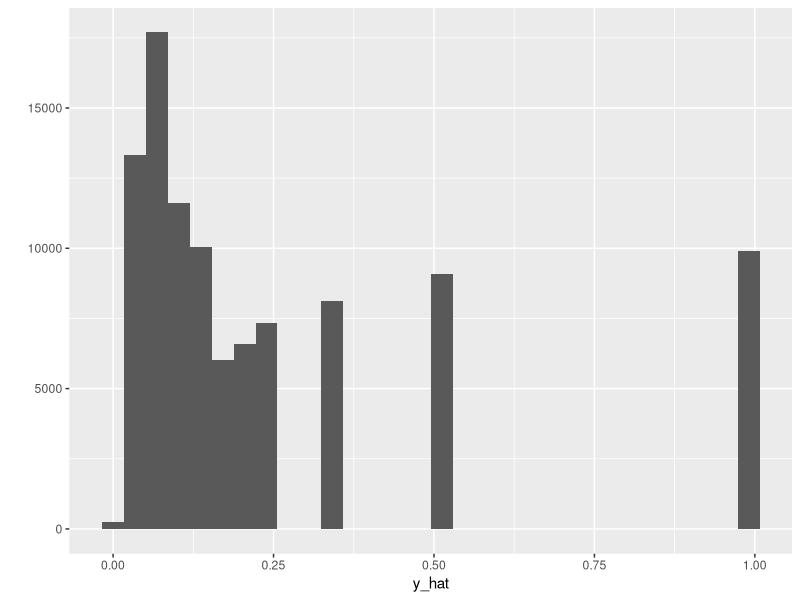
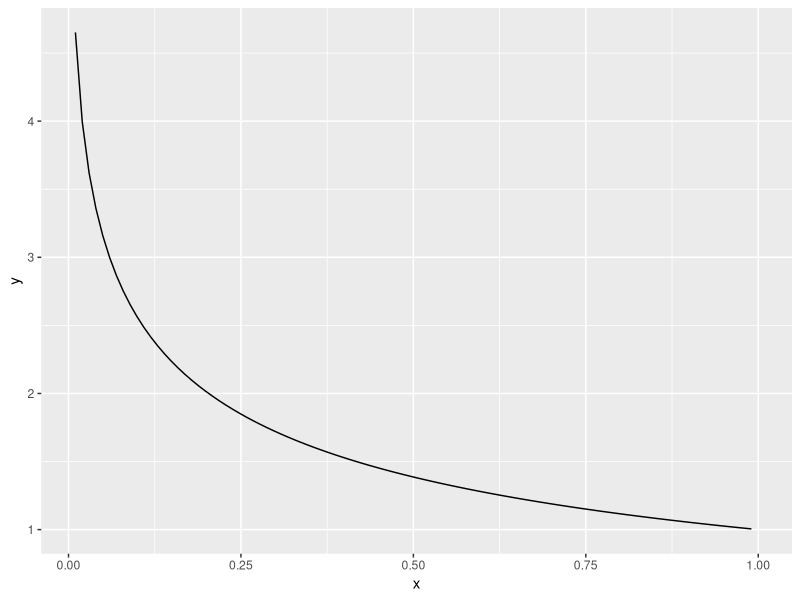

Recreate these plots in R, in order.
## ---- chunk 1
# number of mc simulations
n_sims <- 100000
pi <- 0.1
# draw y from geometric distribution 
## note: this is the number of failures (0s) 
## before a success
x <- rgeom(n_sims, prob = pi) 

# the mean of the series with x 0s and a single 1
y_hat <- 1/(x + 1)

# estimate E(y-hat)
mean(y_hat)

# theoretical solution
-pi*log(pi)/(1-pi)

# plot sampling distribution
library(ggplot2)
qplot(y_hat)
## ---- chunk 2
# adjustment factor
adj_fn <- function(p) {
  -log(p)/(1 - p)
}

# plot adjustment factor
library(ggplot2)
ggplot(data.frame(x = c(0.01, 1)), aes(x)) +
  stat_function(fun = adj_fn, geom = "line")

